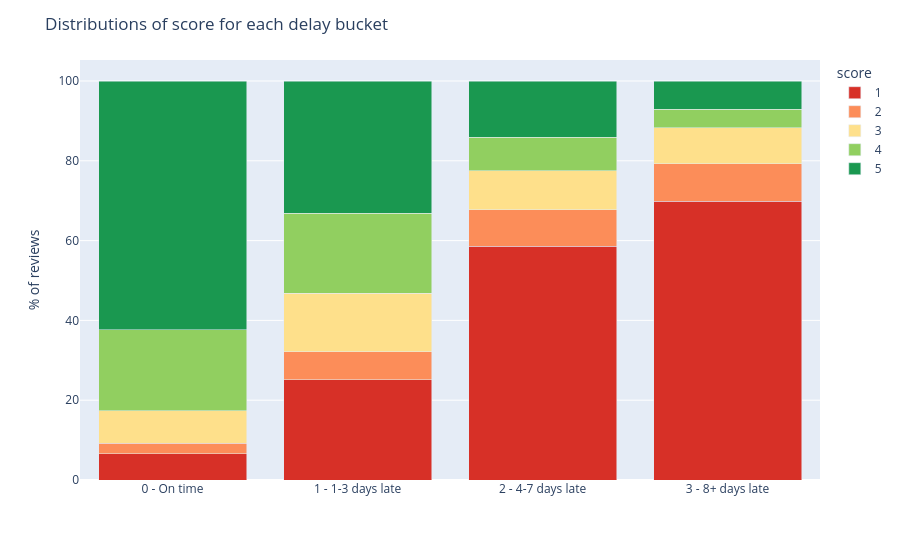

Notebook source saved alongside this figure:
### Code cell
dist = q("q03_delay_detail.sql")
dist["score"] = dist["score"].astype(str)

fig = px.bar(dist, x="bucket", y="pct", color="score", barmode="stack",
             category_orders={"score": ["1", "2", "3", "4", "5"]},
             color_discrete_sequence=["#d73027", "#fc8d59", "#fee08b", "#91cf60", "#1a9850"])
fig.update_yaxes(title="% of reviews")
fig.update_xaxes(title=None)
fig.update_layout(title="Distributions of score for each delay bucket")
save(fig, "score_distribution_by_delay")

### Figure 1 — Plotly figure (JSON) as saved in the notebook; plotly's stock layout.template omitted (floating-point values rounded to 4 significant figures)
{"data": [{"hovertemplate": "score=1<br>bucket=%{x}<br>pct=%{y}<extra></extra>", "legendgroup": "1", "marker": {"color": "#d73027", "pattern": {"shape": ""}}, "name": "1", "orientation": "v", "showlegend": true, "textposition": "auto", "type": "bar", "x": ["0 - On time", "1 - 1-3 days late", "2 - 4-7 days late", "3 - 8+ days late"], "xaxis": "x", "y": [6.6, 25.12, 58.58, 69.81], "yaxis": "y"}, {"hovertemplate": "score=2<br>bucket=%{x}<br>pct=%{y}<extra></extra>", "legendgroup": "2", "marker": {"color": "#fc8d59", "pattern": {"shape": ""}}, "name": "2", "orientation": "v", "showlegend": true, "textposition": "auto", "type": "bar", "x": ["0 - On time", "1 - 1-3 days late", "2 - 4-7 days late", "3 - 8+ days late"], "xaxis": "x", "y": [2.65, 7.02, 9.1, 9.46], "yaxis": "y"}, {"hovertemplate": "score=3<br>bucket=%{x}<br>pct=%{y}<extra></extra>", "legendgroup": "3", "marker": {"color": "#fee08b", "pattern": {"shape": ""}}, "name": "3", "orientation": "v", "showlegend": true, "textposition": "auto", "type": "bar", "x": ["0 - On time", "1 - 1-3 days late", "2 - 4-7 days late", "3 - 8+ days late"], "xaxis": "x", "y": [8.07, 14.69, 9.84, 9.0], "yaxis": "y"}, {"hovertemplate": "score=4<br>bucket=%{x}<br>pct=%{y}<extra></extra>", "legendgroup": "4", "marker": {"color": "#91cf60", "pattern": {"shape": ""}}, "name": "4", "orientation": "v", "showlegend": true, "textposition": "auto", "type": "bar", "x": ["0 - On time", "1 - 1-3 days late", "2 - 4-7 days late", "3 - 8+ days late"], "xaxis": "x", "y": [20.4, 19.99, 8.41, 4.71], "yaxis": "y"}, {"hovertemplate": "score=5<br>bucket=%{x}<br>pct=%{y}<extra></extra>", "legendgroup": "5", "marker": {"color": "#1a9850", "pattern": {"shape": ""}}, "name": "5", "orientation": "v", "showlegend": true, "textposition": "auto", "type": "bar", "x": ["0 - On time", "1 - 1-3 days late", "2 - 4-7 days late", "3 - 8+ days late"], "xaxis": "x", "y": [62.28, 33.17, 14.07, 7.02], "yaxis": "y"}], "layout": {"barmode": "stack", "legend": {"title": {"text": "score"}, "tracegroupgap": 0}, "margin": {"t": 60}, "title": {"text": "Distributions of score for each delay bucket"}, "xaxis": {"anchor": "y", "domain": [0, 1], "title": {}}, "yaxis": {"anchor": "x", "domain": [0, 1], "title": {"text": "% of reviews"}}}}
